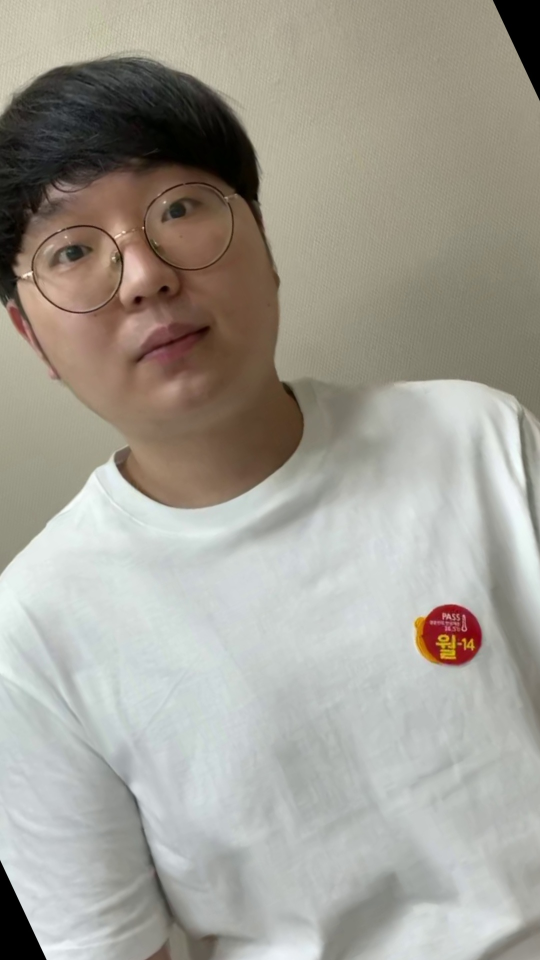
#> input picture train_img/jongwon/jongwon00000-2.jpg, 1080 x 1920 px, given in place of the camera (shown at 1/2 size)
$ python test.py
#> lines starting #> are read from the running program, lines starting #| are printed output that depends on the picture
import numpy as np
import cv2

xml = 'haarcascades/haarcascade_frontalface_default.xml'
face_cascade = cv2.CascadeClassifier(xml)

cap = cv2.VideoCapture(0) # 노트북 웹캠을 카메라로 사용
cap.set(3,640) # 너비
cap.set(4,480) # 높이

while(True):
    ret, frame = cap.read()
#> frame is the input picture: shape (1920, 1080, 3); mean B, G, R 149.4, 158.7, 162.2
    frame = cv2.flip(frame, 1) # 좌우 대칭
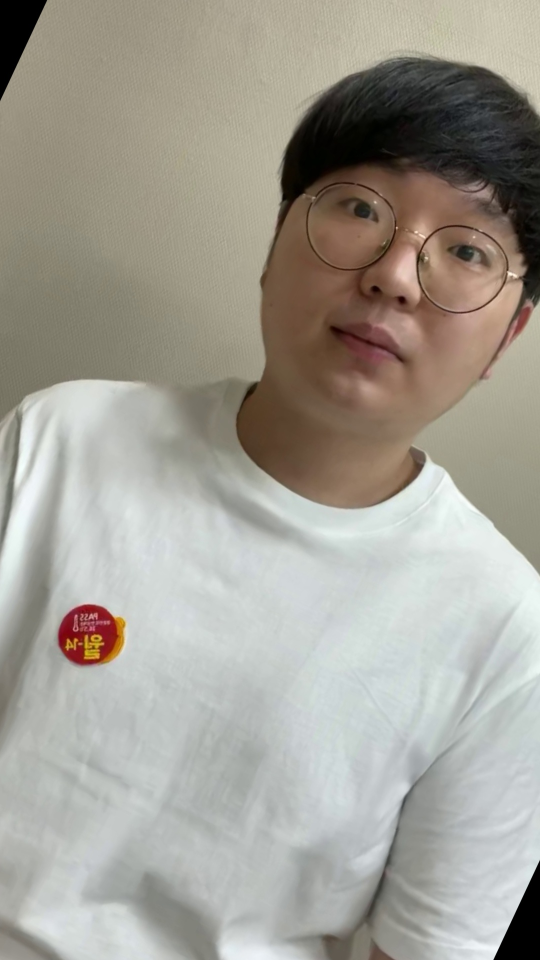
#> frame: shape (1920, 1080, 3) (shown at 1/2 size); mean B, G, R 149.4, 158.7, 162.2
    gray = cv2.cvtColor(frame, cv2.COLOR_BGR2GRAY)
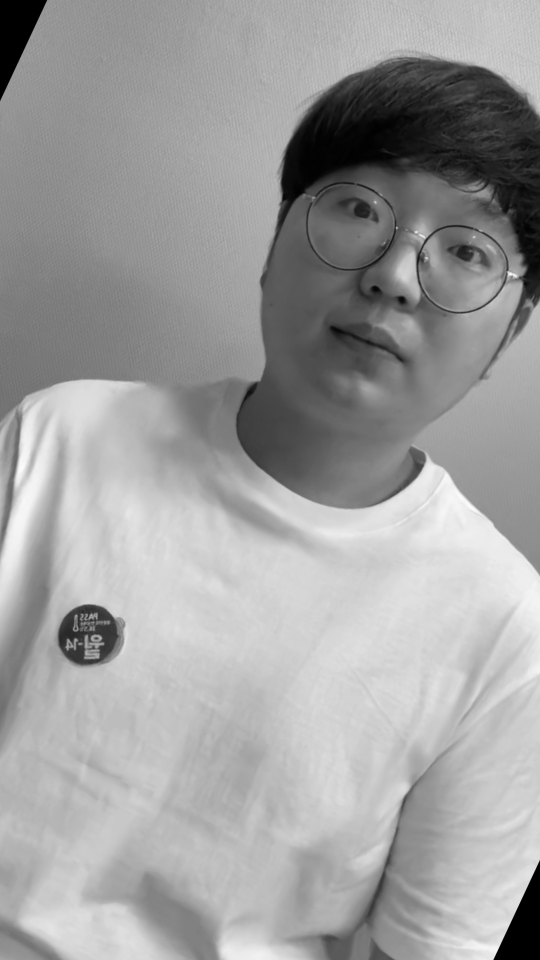
#> gray: shape (1920, 1080) (shown at 1/2 size); min 0, max 252, mean 158.7

    faces = face_cascade.detectMultiScale(gray,1.05,5)
#> faces = ()
    print("Number of faces detected: " + str(len(faces)))
#| Number of faces detected: 0

    if len(faces):
        for (x,y,w,h) in faces:
            face_img = frame[y:y+h, x:x+w] # 인식된 얼굴 이미지 crop
            face_img = cv2.resize(face_img, dsize=(0, 0), fx=0.04, fy=0.04) # 축소
            face_img = cv2.resize(face_img, (w, h), interpolation=cv2.INTER_AREA) # 확대
            frame[y:y+h, x:x+w] = face_img # 인식된 얼굴 영역 모자이크 처리

    cv2.imshow('result', frame)

    k = cv2.waitKey(30) & 0xff
#> (key Esc is pressed here)
    if k == 27: # Esc 키를 누르면 종료
        break

cap.release()
cv2.destroyAllWindows()

$ run again, on train_img/jongwon/jongwon00001-1.jpg
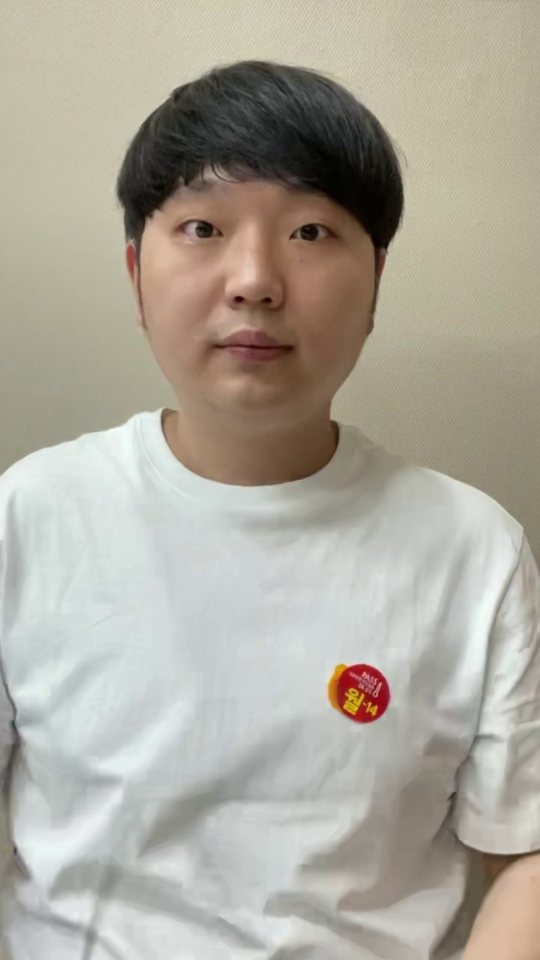
#> input picture train_img/jongwon/jongwon00001-1.jpg, 1080 x 1920 px, given in place of the camera (shown at 1/2 size)
#> frame is the input picture: shape (1920, 1080, 3); mean B, G, R 157.2, 168.5, 173.2
#> faces = [[12, 1275, 75, 75], [306, 259, 539, 539]]
#| Number of faces detected: 2
#> the loop `for (x,y,w,h) in faces:` made 2 passes
#> pass 1, `face_img = cv2.resize(face_img, (w, h), interpolation=cv2.INTER_AREA)`:
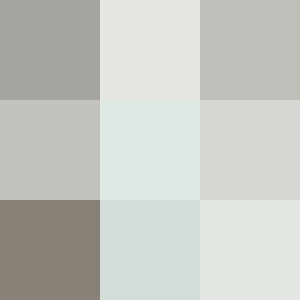
#> face_img: shape (75, 75, 3) (shown 4 times larger); mean B, G, R 195.2, 201, 199.1
#> after the loop `for (x,y,w,h) in faces:`:
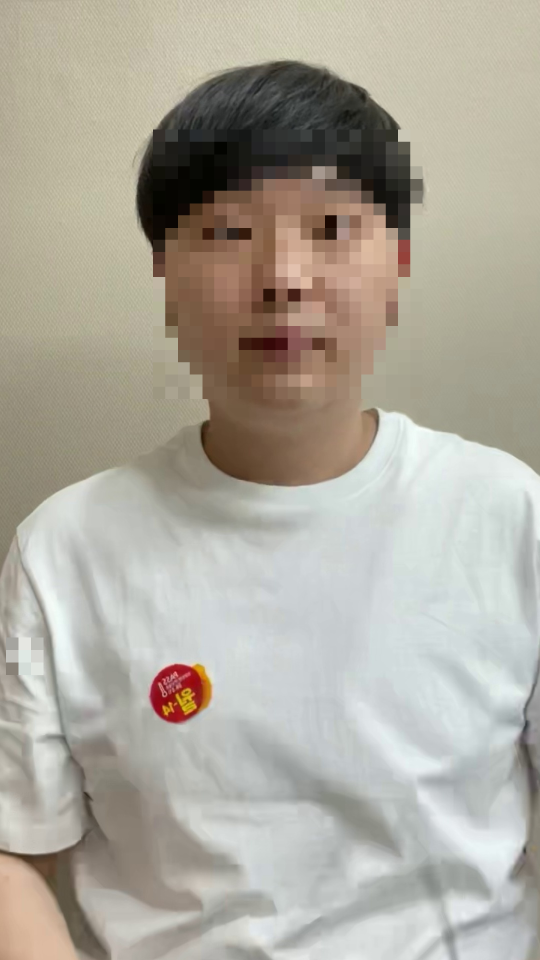
#> frame: shape (1920, 1080, 3) (shown at 1/2 size); mean B, G, R 157.4, 168.8, 173.5

$ run again, on train_img/jongwon/jongwon00003-4.jpg
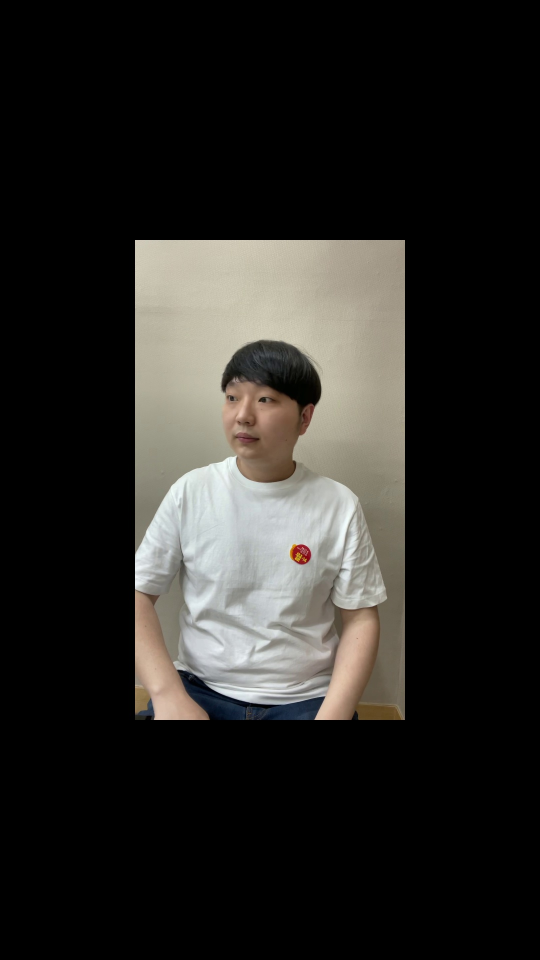
#> input picture train_img/jongwon/jongwon00003-4.jpg, 1080 x 1920 px, given in place of the camera (shown at 1/2 size)
#> frame is the input picture: shape (1920, 1080, 3); mean B, G, R 36.5, 39.5, 40.9
#> faces = [[357, 1123, 47, 47], [512, 741, 153, 153]]
#| Number of faces detected: 2
#> the loop `for (x,y,w,h) in faces:` made 2 passes
#> pass 1, `face_img = cv2.resize(face_img, (w, h), interpolation=cv2.INTER_AREA)`:
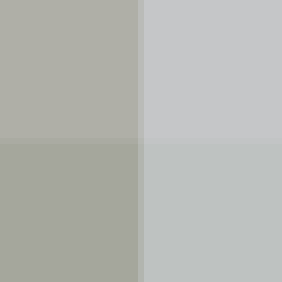
#> face_img: shape (47, 47, 3) (shown 6 times larger); mean B, G, R 179, 183.5, 181.8
#> after the loop `for (x,y,w,h) in faces:`:
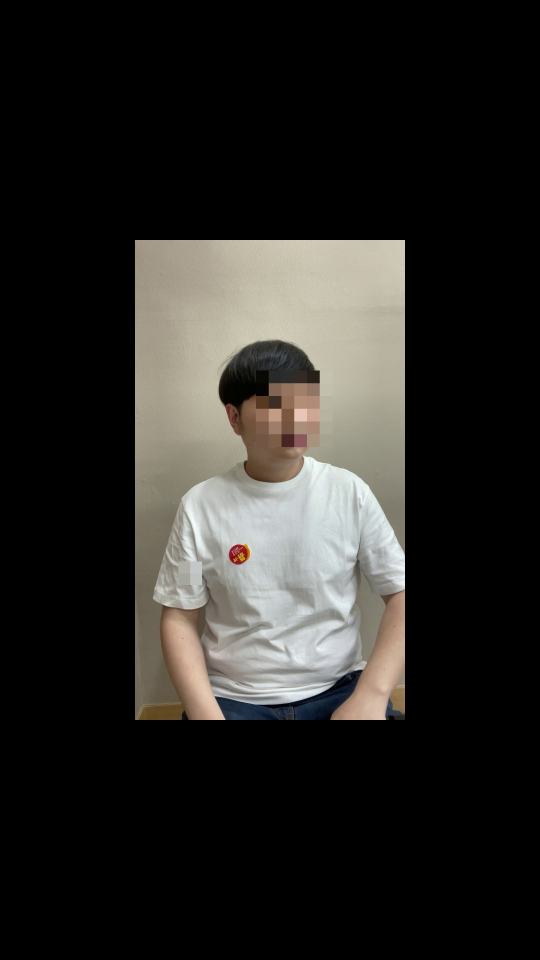
#> frame: shape (1920, 1080, 3) (shown at 1/2 size); mean B, G, R 36.4, 39.5, 40.8
